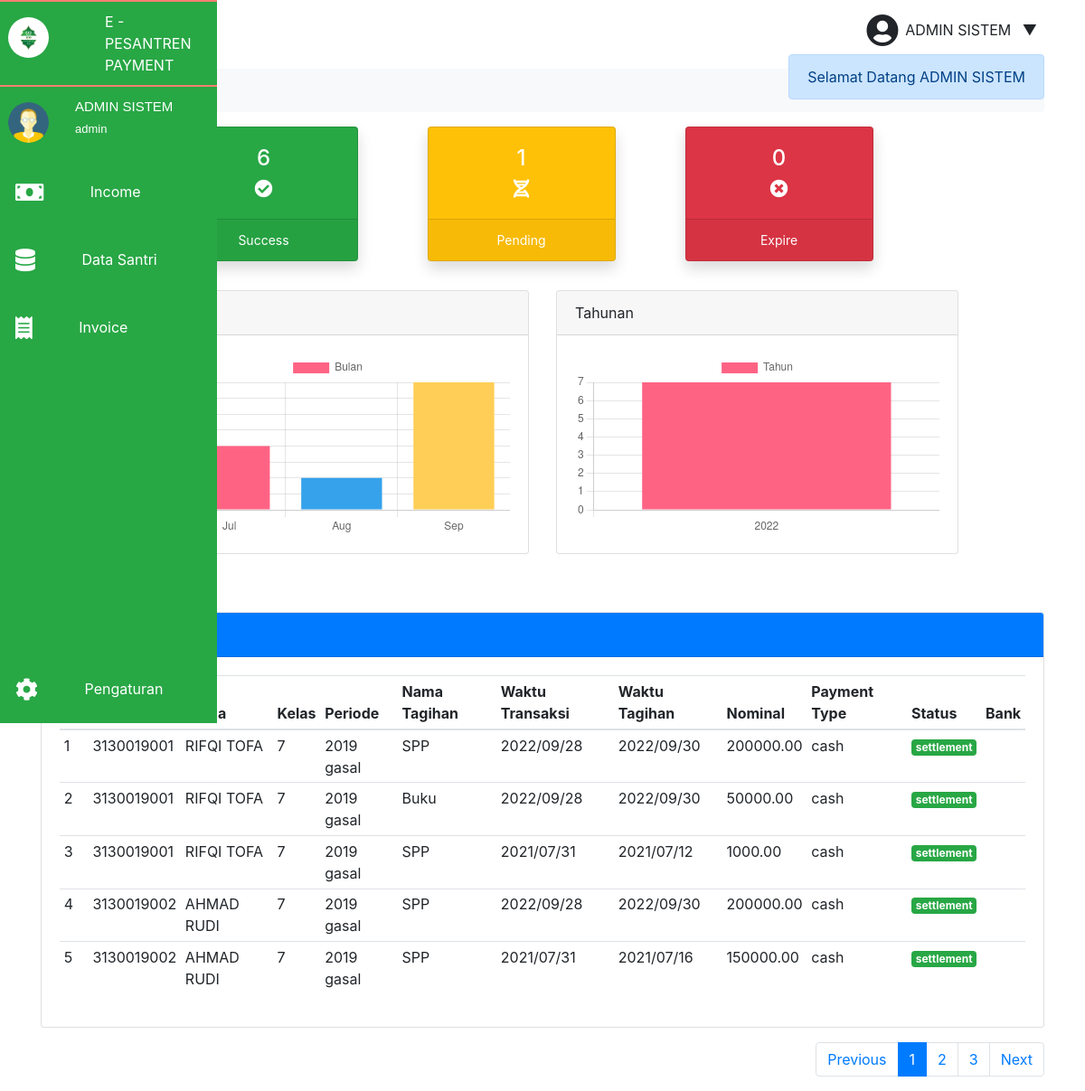
The page /dashboard/admin/?page=income (signed in) on the database its author committed.
### tables this page shows
CREATE TABLE `data_admin` (
  `nis` bigint(15) NOT NULL,
  `id_akun` bigint(15) DEFAULT NULL,
  `nama` varchar(25) NOT NULL,
  `jenis_kelamin` enum('laki','perempuan') NOT NULL,
  `waktu_masuk` date NOT NULL,
  `ttl` date NOT NULL,
  `alamat` text NOT NULL,
  `kota` varchar(50) NOT NULL,
  `no_hp` bigint(20) DEFAULT NULL,
  `nm_no` varchar(255) NOT NULL,
  `namapic` varchar(255) DEFAULT NULL
);

CREATE TABLE `level_user` (
  `id_level` int(3) NOT NULL,
  `nm_akses` varchar(25) NOT NULL
);

CREATE TABLE `transaksi` (
  `id_transaksi` varchar(50) NOT NULL,
  `order_id` bigint(25) NOT NULL,
  `nis` bigint(15) NOT NULL,
  `nominal` decimal(10,2) NOT NULL,
  `token` varchar(50) NOT NULL,
  `status_tr` varchar(15) NOT NULL,
  `status_code` varchar(10) NOT NULL,
  `payment_type` varchar(15) NOT NULL,
  `va_number` varchar(50) NOT NULL,
  `bank` varchar(15) NOT NULL,
  `tr_time` datetime NOT NULL
);

CREATE TABLE `data_siswa` (
  `nis` bigint(15) NOT NULL,
  `id_kelas` int(11) NOT NULL,
  `id_akun` bigint(15) DEFAULT NULL,
  `nama` varchar(25) NOT NULL,
  `semester` enum('gasal','genap') NOT NULL,
  `jenis_kelamin` enum('laki','perempuan') NOT NULL,
  `ttl` date NOT NULL,
  `waktu_masuk` date NOT NULL,
  `kota` varchar(25) NOT NULL,
  `no_hp` bigint(15) NOT NULL,
  `nm_no` varchar(25) NOT NULL,
  `alamat` text NOT NULL,
  `namapic` varchar(255) DEFAULT NULL
);

CREATE TABLE `kelas` (
  `id_kelas` int(3) NOT NULL,
  `kelas` varchar(15) NOT NULL,
  `sub_kelas` varchar(5) NOT NULL
);

CREATE TABLE `tagihan` (
  `id_tagihan` bigint(15) NOT NULL,
  `id_transaksi` varchar(50) DEFAULT NULL,
  `nis` bigint(15) NOT NULL,
  `nm_tagihan` varchar(50) NOT NULL,
  `nominal` decimal(10,2) NOT NULL,
  `waktu_dibuat` datetime NOT NULL
);

### dashboard/admin/income.php (the view, shortened to what the rows shown need)
<div class="row mb-3">
    <div class="col">
        <div class="card">
            <div class="card-body">
                <table class="table table-sm table-responsive-sm">
                    <thead>
                        <tr>
                            <th>No</th>
                            <th>NIS</th>
                            <th>Nama</th>
                            <th>Kelas</th>
                            <th>Periode</th>
                            <th>Nama Tagihan</th>
                            <th>Waktu Transaksi</th>
                            <th>Waktu Tagihan</th>
                            <th>Nominal</th>
                            <th>Payment Type</th>
                            <th>Status</th>
                            <th>Bank</th>
                        </tr>
                    </thead>
                    <tbody id="tb-income">
                        <?php
                        $limit = 5;
                        $page = empty($_GET['halaman']) ? 1 : intval($_GET['halaman']);
                        $mulai = $page > 1 ? ($page * $limit) - $limit : 0;
                        $no = $page > 1 ? $mulai : 1;
                        foreach ($admController->tbIncome(true, $limit, $mulai) as $row) : ?>
                            <tr>
                                <td><?= $no++ ?></td>
                                <td><?= $row['nis'] ?></td>
                                <td><?= $row['nama'] ?></td>
                                <td><?= $row['kelas'] ?></td>
                                <td><?= date_format(date_create($row['waktu_masuk']), "Y") . " " . $row['semester'] ?></td>
                                <td><?= $row['nm_tagihan'] ?></td>
                                <td><?= date_format(date_create($row['tr_time']), "Y/m/d") ?></td>
                                <td><?= date_format(date_create($row['waktu_dibuat']), "Y/m/d") ?></td>
                                <td><?= $row['trnom'] ?></td>
                                <td><?= $row['payment_type'] ?></td>
                                <?php if ($row['status_code'] === "200") : ?>
                                    <td><span class="badge badge-success"><?= $row['status_tr'] ?></span></td>
                                <?php elseif ($row['status_code'] === "201") : ?>
                                    <td><span class="badge badge-warning"><?= $row['status_tr'] ?></span></td>
                                <?php elseif ($row['status_code'] === "407") : ?>
                                    <td><span class="badge badge-danger"><?= $row['status_tr'] ?></span></td>
                                <?php endif ?>
                                <td><?= $row['bank'] ?></td>
                            </tr>
                        <?php endforeach ?>
                    </tbody>
                </table>
            </div>
        </div>
    </div>
</div>
<script>
    new Chart(document.getElementById('bulanan'), {
        type: 'bar',
        data: {
            labels: [<?php
                        foreach ($admController->dataIncome(true) as $data) {
                            echo "'".date_format(date_create($data['bulan']), "M") . "',";
                        }
                        ?>],
            datasets: [{
                label: 'Bulan',
                data: [<?php
                        foreach ($admController->dataIncome(true) as $data) {
                            echo $data['tbulan'] . ",";
                        }
                        ?>],
                backgroundColor: [
                    'rgba(255, 99, 132, 1)',
                    'rgba(54, 162, 235, 1)',
                    'rgba(255, 206, 86, 1)',
                    'rgba(75, 192, 192, 1)',
                    'rgba(153, 102, 255, 1)',
                    'rgba(255, 159, 64, 1)'
                ],
                borderColor: [
                    'rgba(255, 99, 132, 1)',
                    'rgba(54, 162, 235, 1)',
                    'rgba(255, 206, 86, 1)',
                    'rgba(75, 192, 192, 1)',
                    'rgba(153, 102, 255, 1)',
                    'rgba(255, 159, 64, 1)'
                ],
            }]
        },
        options: {
            responsive: true
        },
        plugins: {
            legend: {
                position: 'top',
            },
            title: {
                display: true,
                text: 'Chart.js Doughnut Chart'
            }
        }
    });
    new Chart(document.getElementById('tahunan'), {
        type: 'bar',
        data: {
            labels: [<?php
                        foreach ($admController->dataIncome() as $data) {
                            echo $data['tahun'] . ",";
                        }
                        ?>],
            datasets: [{
                label: 'Tahun',
                data: [<?php
                        foreach ($admController->dataIncome() as $data) {
                            echo $data['ttahun'] . ",";
                        }
                        ?>],
                backgroundColor: [
                    'rgba(255, 99, 132, 1)',
                    'rgba(54, 162, 235, 1)',
                    'rgba(255, 206, 86, 1)',
                    'rgba(75, 192, 192, 1)',
                    'rgba(153, 102, 255, 1)',
                    'rgba(255, 159, 64, 1)'
                ],
                borderColor: [
                    'rgba(255, 99, 132, 1)',
                    'rgba(54, 162, 235, 1)',
                    'rgba(255, 206, 86, 1)',
                    'rgba(75, 192, 192, 1)',
                    'rgba(153, 102, 255, 1)',
                    'rgba(255, 159, 64, 1)'
                ],
            }]
        },
        options: {
            responsive: true
        },
        plugins: {
            legend: {
                position: 'top',
            },
            title: {
                display: true,
                text: 'Chart.js Doughnut Chart'
            }
        }
    });
</script>

### dashboard/admin/index.php (shortened to what the rows shown need)
<?php
require_once "./Admin_Controller.php";
$admController = new Admin_Controller();
$responOfDataUser = $admController->dataUserAkun($_SESSION['email']);
$data = ($responOfDataUser['status']) ? $responOfDataUser['data'] : null;
?>
<!DOCTYPE html>
<html lang="en">
<head>
    <link rel="stylesheet" href="https://stackpath.bootstrapcdn.com/bootstrap/4.1.3/css/bootstrap.min.css"
>
    <link rel="stylesheet" href="../../css/style.css">
    <link rel="stylesheet" href="https://cdnjs.cloudflare.com/ajax/libs/font-awesome/4.7.0/css/font-awesome.min.css">
    <link rel="stylesheet" href="https://use.fontawesome.com/releases/v5.7.0/css/all.css"
>
</head>
<body>
    <nav class="navbar navbar-success bg-success">
        <ul class="navbar-nav">
            <li class="nav-profile">
                <div class="text-profile">
                    <div class="name">
                        <span><?= $data['nama']; ?></span>
                    </div>
                    <div class="tag-user">
                        <span><?= $data['nm_akses']; ?></span>
                    </div>
                </div>
            </li>
        </ul>
    </nav>
    <div class="container">
        <div class="row">
            <div class="col d-inline-flex justify-content-end">
                <div class="mt-2 d-flex p-2" id="btn-dropdown">
                    <div class="dropdown">
                        <span
                            class="p-2"><?= explode(" ", strtoupper($data['nama']))[0]." ".explode(" ", strtoupper($data['nama']))[1]; ?></span>
                        <span style="margin-top: 7px;">&#9660;</span>
                    </div>
                </div>
            </div>
        </div>
        <?php
        if (isset($_GET['page'])) {
            if ($_GET['page'] == "income") {
                include "income.php";
            } else if ($_GET['page'] == "datsiswa") {
                include "datsiswa.php";
            } else if ($_GET['page'] == "invoice") {
                include "invoice.php";
            } else if ($_GET['page'] == "setting") {
                include "pengaturan.php";
            } else if ($_GET['page'] == "profil") {
                include "profil_saya.php";
            } else if ($_GET['page'] == "ubah-katasandi") {
                include "ubah_katasandi.php";
            } else if ($_GET['page'] == "edit") {
                include "edit_siswa.php";
            }
        }
        else {
            include "datsiswa.php";
        }
        ?>
    </div>
</body>
</html>

### rows shown on the page
data_admin: nama "ADMIN SISTEM", level_user.nm_akses "admin", nama "ADMIN", nama "SISTEM"
transaksi: nis.nis "3130019001", nis.nama "RIFQI TOFA", kelas.kelas "7", nis.waktu_masuk "2019", nis.semester "gasal", tagihan.nm_tagihan "SPP", tr_time "2022/09/28", tagihan.waktu_dibuat "2022/09/30", nominal "200000.00", payment_type "cash", status_tr "settlement"
transaksi: nis.nis "3130019001", nis.nama "RIFQI TOFA", kelas.kelas "7", nis.waktu_masuk "2019", nis.semester "gasal", tagihan.nm_tagihan "Buku", tr_time "2022/09/28", tagihan.waktu_dibuat "2022/09/30", nominal "50000.00", payment_type "cash", status_tr "settlement"
transaksi: nis.nis "3130019001", nis.nama "RIFQI TOFA", kelas.kelas "7", nis.waktu_masuk "2019", nis.semester "gasal", tagihan.nm_tagihan "SPP", tr_time "2021/07/31", tagihan.waktu_dibuat "2021/07/12", nominal "1000.00", payment_type "cash", status_tr "settlement"
transaksi: nis.nis "3130019002", nis.nama "AHMAD RUDI", kelas.kelas "7", nis.waktu_masuk "2019", nis.semester "gasal", tagihan.nm_tagihan "SPP", tr_time "2022/09/28", tagihan.waktu_dibuat "2022/09/30", nominal "200000.00", payment_type "cash", status_tr "settlement"
transaksi: nis.nis "3130019002", nis.nama "AHMAD RUDI", kelas.kelas "7", nis.waktu_masuk "2019", nis.semester "gasal", tagihan.nm_tagihan "SPP", tr_time "2021/07/31", tagihan.waktu_dibuat "2021/07/16", nominal "150000.00", payment_type "cash", status_tr "settlement"

### other values the page prints
$_SESSION['alert'] "Selamat Datang ADMIN SISTEM"
$admController->ambilJumlahData('200') "6"
$admController->ambilJumlahData('201') "1"
$admController->ambilJumlahData('407') "0"
chart data {{ date_format(date_create($data['bulan']), "M") }} Jul, Aug, Sep
chart data {{ $data['tbulan'] }} 2, 1, 4
chart data {{ $data['tahun'] }} 2022
chart data {{ $data['ttahun'] }} 7
